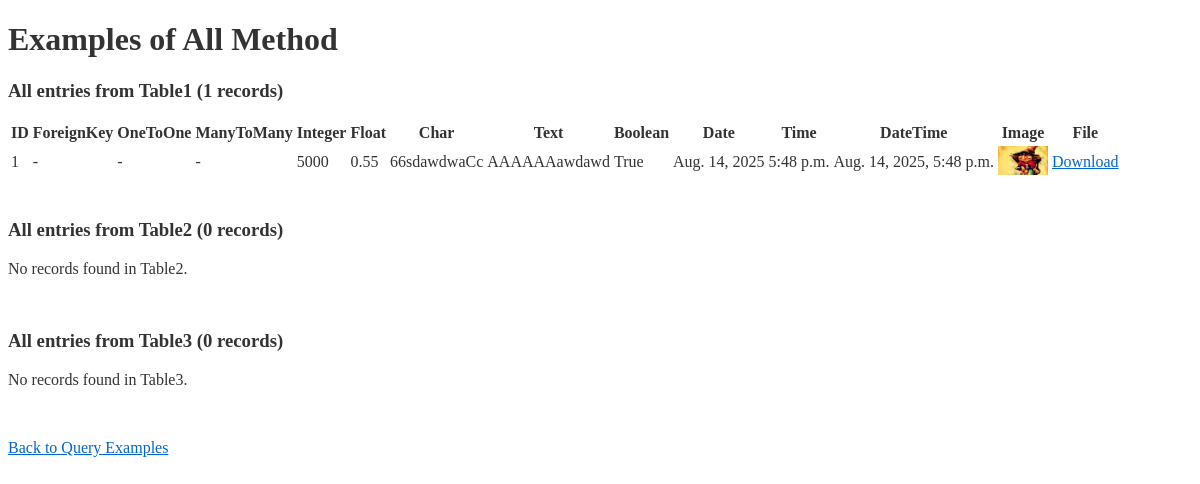
The page /all_example on the database as committed earlier.
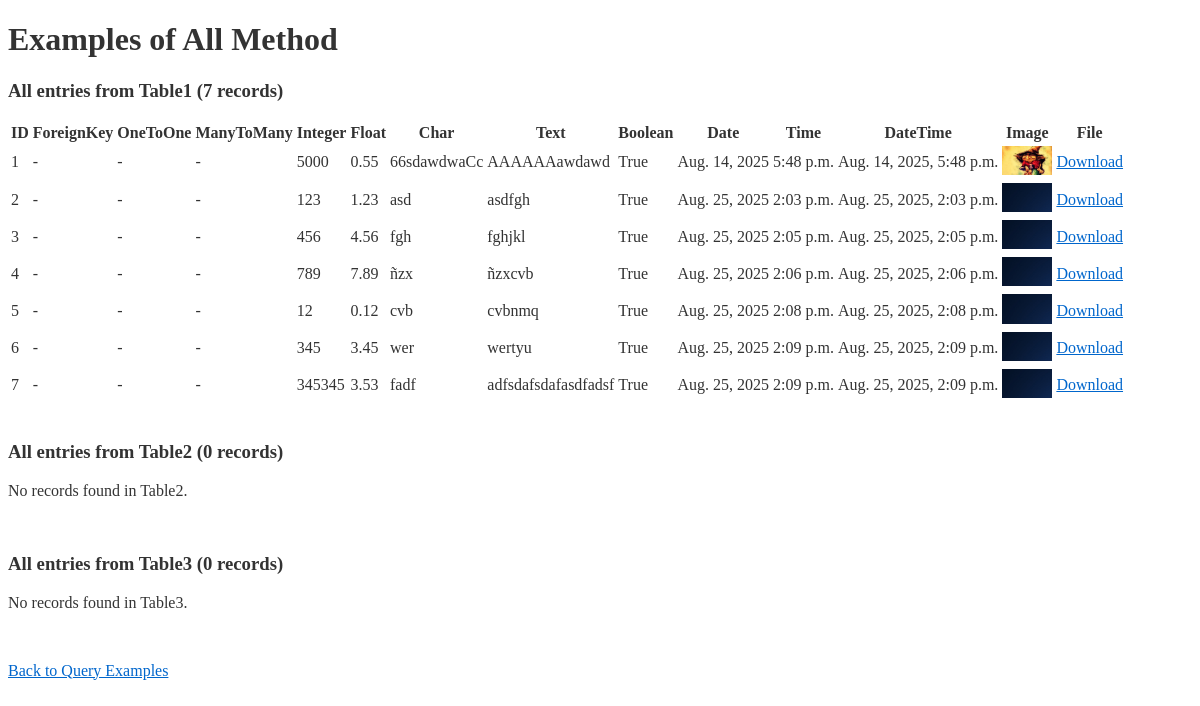
The same page on the database as committed later.
### rest/models.py (models this page shows, shortened)
class Table1(models.Model):
    foreign_key = models.ForeignKey(Table2, on_delete=models.CASCADE, related_name='table1_foreign', null=True, blank=True)
    one_to_one = models.OneToOneField(Table2, on_delete=models.CASCADE, related_name='table1_one', null=True, blank=True)
    many_to_many = models.ManyToManyField(Table3, related_name='table1_many', blank=True)
    integer_field = models.IntegerField(null=True, blank=True)      # Integer value (optional)
    float_field = models.FloatField(null=True, blank=True)          # Floating point number
    char_field = models.CharField(max_length=15)                    # Short text with max length
    text_field= models.TextField(blank=True)                        # Long text (optional)
    boolean_field = models.BooleanField(default=False)              # True or False
    date_field = models.DateField(null=True, blank=True)           # Date only
    time_field = models.TimeField(null=True, blank=True)           # Time only
    datetime_field = models.DateTimeField(null=True, blank=True)   # Full date and time
    image_field = models.ImageField(upload_to='images/', null=True, blank=True)  # For image files
    file_field = models.FileField(upload_to='files/', null=True, blank=True)     # For general files

### rest/views.py (the view)
# urls.py: path('all_example', views.all_example, name='all_example'),
def all_example(request):
    all_table1 = Table1.objects.all()
    all_table2 = Table2.objects.all()
    all_table3 = Table3.objects.all()
    context = {
        'type': 'All',
        'table1_data': all_table1,
        'table2_data': all_table2,
        'table3_data': all_table3,
        'table1_count': all_table1.count(),
        'table2_count': all_table2.count(),
        'table3_count': all_table3.count(),
    }
    return render(request, 'all_queries.html', context)

### json_app/context_processors.py (called while the page is built)
def dark_mode_context(request):
    return {'dark_mode': request.session.get('dark_mode', False)}

### rest/templates/all_queries.html
{% extends "base.html" %}
{% block body %}
<h1>Examples of {{ type }} Method</h1>
<h3>All entries from Table1 ({{ table1_count }} records)</h3>
{% if table1_data %}
<table>
    <thead>
        <tr>
            <th>ID</th>
            <th>ForeignKey</th>
            <th>OneToOne</th>
            <th>ManyToMany</th>
            <th>Integer</th>
            <th>Float</th>
            <th>Char</th>
            <th>Text</th>
            <th>Boolean</th>
            <th>Date</th>
            <th>Time</th>
            <th>DateTime</th>
            <th>Image</th>
            <th>File</th>
        </tr>
    </thead>
    <tbody>
        {% for entry in table1_data %}
        <tr>
            <td>{{ entry.id }}</td>
            <td>{{ entry.foreign_key|default:"-" }}</td>
            <td>{{ entry.one_to_one|default:"-" }}</td>
            <td>
                {% for m in entry.many_to_many.all %}
                    {{ m.email_field }}{% if not forloop.last %}, {% endif %}
                {% empty %}
                    -
                {% endfor %}
            </td>
            <td>{{ entry.integer_field|default:"-" }}</td>
            <td>{{ entry.float_field|default:"-" }}</td>
            <td>{{ entry.char_field|default:"-" }}</td>
            <td>{{ entry.text_field|default:"-" }}</td>
            <td>{{ entry.boolean_field }}</td>
            <td>{{ entry.date_field|default:"-" }}</td>
            <td>{{ entry.time_field|default:"-" }}</td>
            <td>{{ entry.datetime_field|default:"-" }}</td>
            <td>
                {% if entry.image_field %}
                    <img src="{{ entry.image_field.url }}" alt="img" width="50">
                {% else %}
                    -
                {% endif %}
            </td>
            <td>
                {% if entry.file_field %}
                    <a href="{{ entry.file_field.url }}">Download</a>
                {% else %}
                    -
                {% endif %}
            </td>
        </tr>
        {% endfor %}
    </tbody>
</table>
{% else %}
<p>No records found in Table1.</p>
{% endif %}
<br>
<h3>All entries from Table2 ({{ table2_count }} records)</h3>
{% if table2_data %}
<table>
    <thead>
        <tr>
            <th>ID</th>
            <th>Positive Small Int</th>
            <th>Choice Display</th>
        </tr>
    </thead>
    <tbody>
        {% for entry in table2_data %}
        <tr>
            <td>{{ entry.id }}</td>
            <td>{{ entry.positive_small_int }}</td>
            <td>{{ entry.get_positive_small_int_display }}</td>
        </tr>
        {% endfor %}
    </tbody>
</table>
{% else %}
<p>No records found in Table2.</p>
{% endif %}
<br>
<h3>All entries from Table3 ({{ table3_count }} records)</h3>
{% if table3_data %}
<table>
    <thead>
        <tr>
            <th>ID</th>
            <th>Duration Field</th>
            <th>Email Field</th>
        </tr>
    </thead>
    <tbody>
        {% for entry in table3_data %}
        <tr>
            <td>{{ entry.id }}</td>
            <td>{{ entry.duration_field }}</td>
            <td>{{ entry.email_field }}</td>
        </tr>
        {% endfor %}
    </tbody>
</table>
{% else %}
<p>No records found in Table3.</p>
{% endif %}
<br>
<p><a href="{% url 'making_queries' %}">Back to Query Examples</a></p>
{% endblock %}

Rows that differ between the two databases and show on the page:
added Table1: id "2", foreign_key "-", one_to_one "-", integer_field "123", float_field "1.23", char_field "asd", text_field "asdfgh", boolean_field "True", date_field "Aug. 25, 2025", time_field "2:03 p.m.", datetime_field "Aug. 25, 2025, 2:03 p.m.", image_field (picture)
added Table1: id "3", foreign_key "-", one_to_one "-", integer_field "456", float_field "4.56", char_field "fgh", text_field "fghjkl", boolean_field "True", date_field "Aug. 25, 2025", time_field "2:05 p.m.", datetime_field "Aug. 25, 2025, 2:05 p.m.", image_field (picture)
added Table1: id "4", foreign_key "-", one_to_one "-", integer_field "789", float_field "7.89", char_field "ñzx", text_field "ñzxcvb", boolean_field "True", date_field "Aug. 25, 2025", time_field "2:06 p.m.", datetime_field "Aug. 25, 2025, 2:06 p.m.", image_field (picture)
added Table1: id "5", foreign_key "-", one_to_one "-", integer_field "12", float_field "0.12", char_field "cvb", text_field "cvbnmq", boolean_field "True", date_field "Aug. 25, 2025", time_field "2:08 p.m.", datetime_field "Aug. 25, 2025, 2:08 p.m.", image_field (picture)
added Table1: id "6", foreign_key "-", one_to_one "-", integer_field "345", float_field "3.45", char_field "wer", text_field "wertyu", boolean_field "True", date_field "Aug. 25, 2025", time_field "2:09 p.m.", datetime_field "Aug. 25, 2025, 2:09 p.m.", image_field (picture)
added Table1: id "7", foreign_key "-", one_to_one "-", integer_field "345345", float_field "3.53", char_field "fadf", text_field "adfsdafsdafasdfadsf", boolean_field "True", date_field "Aug. 25, 2025", time_field "2:09 p.m.", datetime_field "Aug. 25, 2025, 2:09 p.m.", image_field (picture)
Other text that changed with them:
{{ table1_count }}: "1" → "7"
